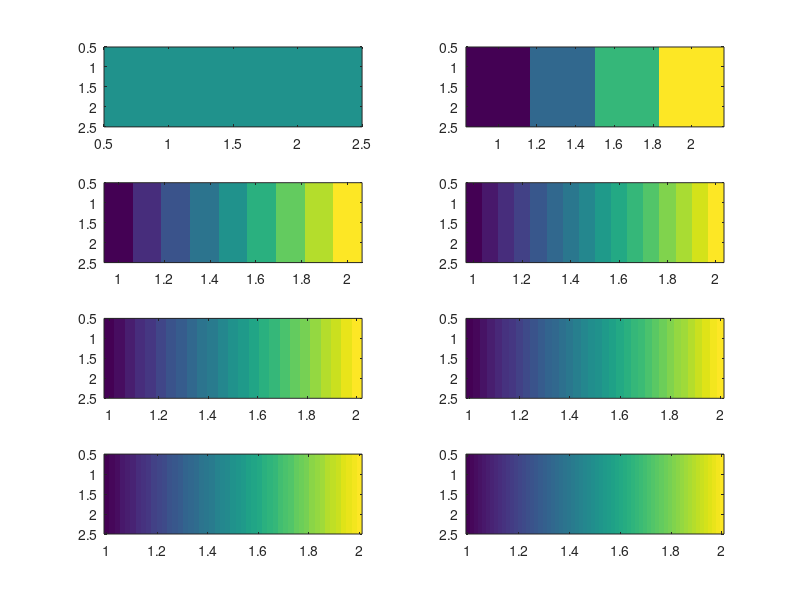

Source code (MATLAB):
% week2_ex_3.m

x = [1, 2];
y = x;

figure();
hold on;


for i = 1:8
    subplot(4, 2, i)
    z = [ linspace(1,400, i^2) ];
    imagesc(x,y,z);
end
